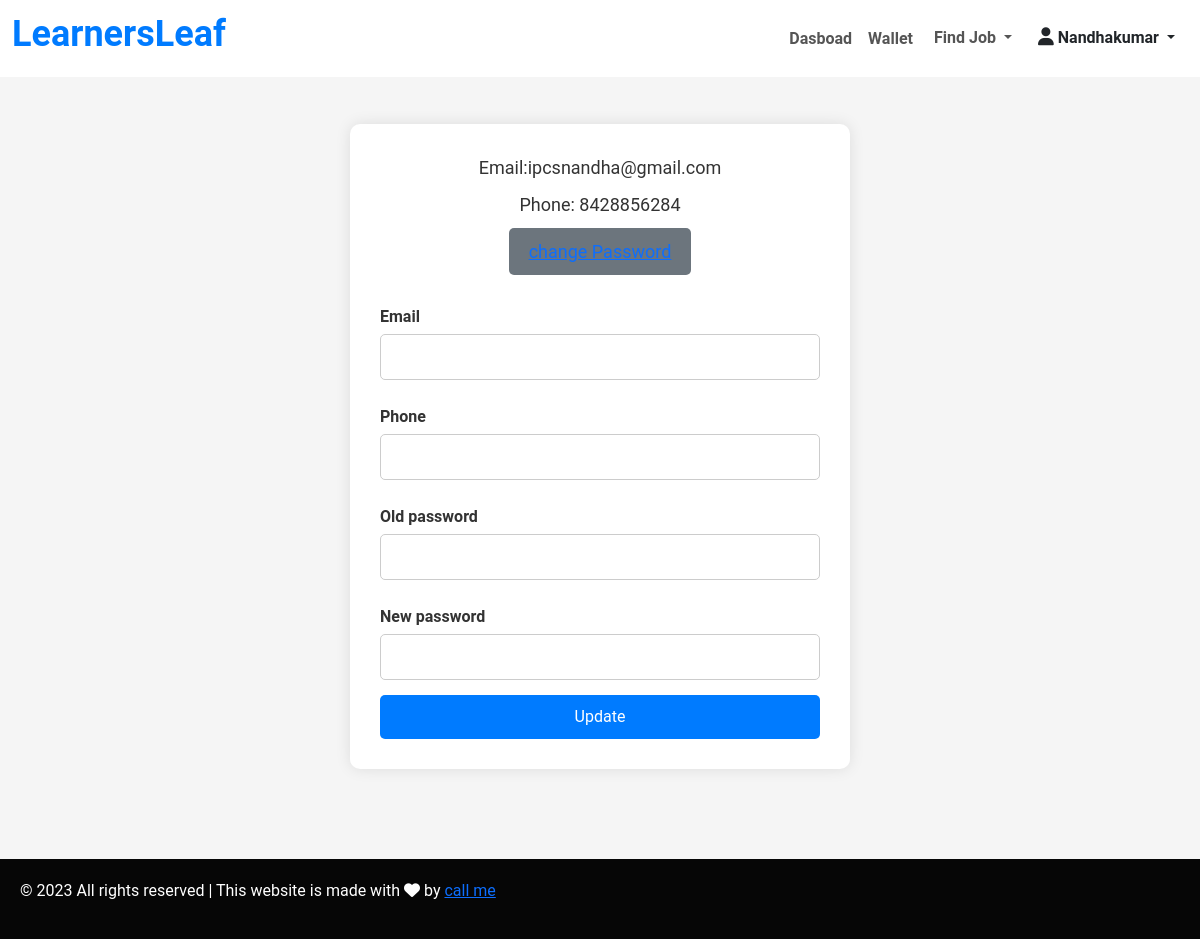
/t_contact/ipcsnandha@gmail.com, run on the app's committed database.
### kovai_app/models.py (models this page shows, shortened)
class TutorRegistration(models.Model):
    GENDER_CHOICES = [
        ('male', 'Male'),
        ('female', 'Female'),
    ]
    TEACHING_TYPES = [
        ('individual_teaching', 'Individual Teaching'),
        ('teaching_company', 'Teaching Company'),
    ]
    DEGREE_TYPES = [
        ('Secondary', 'Secondary'),
        ('Higher_Secondary', 'Higher Secondary'),
        ('Diploma', 'Diploma'),
        ('Graduation', 'Graduation'),
        ('AdvancedDiploma', 'Advanced Diploma'),
        ('PostGraduation', 'Post Graduation'),
        ('Doctorate/PhD', 'Doctorate/PhD'),
        ('Certification', 'Certification'),
        ('Other', 'Other'),
    ]
    ASSOCIATION_CHOICES = [
        ('parttime', 'Part time'),
        ('fulltime', 'Full time'),
        ('Correspondence', 'Correspondence / Distance Learning'),
    ]
    FEE_CHOICES = [
        ('per_hour', 'per hour'),
        ('per_month', 'per month'),
        ('per_year', 'per year'),
    ]
    INTEREST_CHOICES = [
        ('online_teaching', 'Online teaching'),
        ('offline_teaching', 'Offline teaching'),
        ('full_time', 'Full Time'),
        ('part_time', 'Part Time'),
        ('both', 'Both'),
    ]
    user = models.OneToOneField(User, on_delete=models.CASCADE,null=True,blank=True)
    name = models.CharField(max_length=255)
    email = models.EmailField()
    password = models.CharField(max_length=255)
    confirm_password = models.CharField(max_length=255)
    types = models.CharField(max_length=50, choices=TEACHING_TYPES, null=True, blank=True)
    strength = models.CharField(max_length=255, null=True, blank=True)
    gender = models.CharField(max_length=10, choices=GENDER_CHOICES, null=True, blank=True)
    date_of_birth = models.DateField(null=True, blank=True)
    language = models.CharField(max_length=50, choices=TEACHING_TYPES, null=True, blank=True)
    language_two=models.CharField(max_length=50, choices=TEACHING_TYPES, null=True, blank=True)
    language_three=models.CharField(max_length=50, choices=TEACHING_TYPES, null=True, blank=True)
    language_four=models.CharField(max_length=50, choices=TEACHING_TYPES, null=True, blank=True)
    language_five=models.CharField(max_length=50, choices=TEACHING_TYPES, null=True, blank=True)
    location = models.CharField(max_length=255, null=True, blank=True)
    post_code = models.CharField(max_length=20, null=True, blank=True)
    subject = models.CharField(max_length=255, null=True, blank=True)
    from_level = models.CharField(max_length=255, null=True, blank=True)
    institution_name = models.CharField(max_length=255, null=True, blank=True)
    degree_type = models.CharField(max_length=50, choices=DEGREE_TYPES, null=True, blank=True)
    degree_name = models.CharField(max_length=255, null=True, blank=True)
    specialisation= models.CharField(max_length=255, null=True, blank=True)
    institution_name_two = models.CharField(max_length=255, null=True, blank=True)
    institution_name_three = models.CharField(max_length=255, null=True, blank=True)
    institution_name_four = models.CharField(max_length=255, null=True, blank=True)
    institution_name_five = models.CharField(max_length=255, null=True, blank=True)
    degree_type_two = models.CharField(max_length=50, choices=DEGREE_TYPES, null=True, blank=True)
    degree_name_two = models.CharField(max_length=255, null=True, blank=True)
    degree_type_three = models.CharField(max_length=50, choices=DEGREE_TYPES, null=True, blank=True)
    degree_name_three = models.CharField(max_length=255, null=True, blank=True)
    degree_type_four = models.CharField(max_length=50, choices=DEGREE_TYPES, null=True, blank=True)
    degree_name_four = models.CharField(max_length=255, null=True, blank=True)
    degree_type_five = models.CharField(max_length=50, choices=DEGREE_TYPES, null=True, blank=True)
    degree_name_five = models.CharField(max_length=255, null=True, blank=True)
    specialisation_two= models.CharField(max_length=255, null=True, blank=True)
    specialisation_three= models.CharField(max_length=255, null=True, blank=True)
    specialisation_four= models.CharField(max_length=255, null=True, blank=True)
    specialisation_five= models.CharField(max_length=255, null=True, blank=True)
    company_name = models.CharField(max_length=255, null=True, blank=True)
    job_roll = models.CharField(max_length=255, null=True, blank=True)
    company_name_two = models.CharField(max_length=255, null=True, blank=True)
    job_roll_two = models.CharField(max_length=255, null=True, blank=True)
    company_name_three = models.CharField(max_length=255, null=True, blank=True)
    job_roll_three = models.CharField(max_length=255, null=True, blank=True)
    company_name_four = models.CharField(max_length=255, null=True, blank=True)
    job_roll_four = models.CharField(max_length=255, null=True, blank=True)
    company_name_five = models.CharField(max_length=255, null=True, blank=True)
    job_roll_five = models.CharField(max_length=255, null=True, blank=True)
    year_of_experience=models.CharField(max_length=255, null=True, blank=True)
    year_of_experience_two=models.CharField(max_length=255, null=True, blank=True)
    year_of_experience_three=models.CharField(max_length=255, null=True, blank=True)
    year_of_experience_four=models.CharField(max_length=255, null=True, blank=True)
    year_of_experience_five=models.CharField(max_length=255, null=True, blank=True)
    i_charge = models.CharField(max_length=20, choices=FEE_CHOICES, null=True, blank=True)
    min_fee = models.DecimalField(max_digits=10, decimal_places=2, null=True, blank=True)
    max_fee = models.DecimalField(max_digits=10, decimal_places=2, null=True, blank=True)
    classes = models.CharField(max_length=20, choices=FEE_CHOICES, null=True, blank=True)
    other_subject = models.CharField(max_length=20, choices=FEE_CHOICES, null=True, blank=True)
    language_subject = models.CharField(max_length=20, choices=FEE_CHOICES, null=True, blank=True)
    curriculum= models.CharField(max_length=20, choices=FEE_CHOICES, null=True, blank=True)
    willing_to_travel = models.CharField(
        max_length=3,
        choices=[('yes', 'Yes'), ('no', 'No')],
        default='no',
        null=True,
        blank=True
    )
    available_for_online_teaching = models.CharField(
        max_length=3,
        choices=[('yes', 'Yes'), ('no', 'No')],
        default='no',
        null=True,
        blank=True
    )
    help_with_homework = models.CharField(
        max_length=3,
        choices=[('yes', 'Yes'), ('no', 'No')],
        default='no',
        null=True,
        blank=True
    )
    full_time_teacher = models.CharField(
        max_length=3,
        choices=[('yes', 'Yes'), ('no', 'No')],
        default='no',
        null=True,
        blank=True
    )
    interested_in = models.CharField(max_length=20, choices=INTEREST_CHOICES, null=True, blank=True)
    s_profile_description = models.TextField(null=True, blank=True)
    profile_description = models.TextField(null=True, blank=True)
    id_proof = models.ImageField(upload_to=upload_to, null=True, blank=True)
    profile_photo = models.ImageField(upload_to=upload_to,null=True)
    phone = models.CharField(max_length=15 ,null=True, blank=True)
    email_otp=models.BigIntegerField(null=True,blank=True)
    filename=models.CharField(max_length=500, choices=INTEREST_CHOICES, null=True, blank=True)
    coin=models.IntegerField(null=True, blank=True)
    review=models.IntegerField(null=True, blank=True)

### kovai_app/views.py (the view, shortened to what this page needs)
# urls.py: path('t_contact/<email>',views.t_contact, name='t_contact'),
def t_contact(request, email):
    a = TutorRegistration.objects.filter(email=email).first()
    return render(request, "t_contact.html", {"account": a})

### kovai_app/templates/t_contact.html (shortened to what this page needs)
{% load static %}
<!DOCTYPE html>
<html lang="en">
<head>
    <link href="https://cdn.jsdelivr.net/npm/bootstrap@5.3.3/dist/css/bootstrap.min.css" rel="stylesheet">
    <link rel="stylesheet" href="https://cdnjs.cloudflare.com/ajax/libs/font-awesome/6.6.0/css/all.min.css" />
</head>
<body>
    <nav class="navbar navbar-expand-lg navbar-light  fixed-top">
        <div class="container-fluid">
            <a class="navbar-brand " href="#">
                <h2>LearnersLeaf</h2>
            </a>
            <div class="collapse navbar-collapse" id="navbarNav">
                <ul class="navbar-nav ms-auto">
                    <li class="nav-item">
                        <a class="nav-link " href="/teacher_dashboard/{{account.email}}">Dasboad</a>
                   </li>
                   <li class="nav-item active">
                    <a class="nav-link  " href="/t_wallet/{{account.email}}">Wallet</a>
                </li>
                    <li class="nav-item dropdown">
                        <button class="btn dropdown-toggle" style="color: #555" data-bs-toggle="dropdown">
                            Find Job
                        </button>
                    </li>
                    <li class="nav-item ">
                        <div class="dropdown" style="color: #555">
                            <div class="btn dropdown-toggle" data-bs-toggle="dropdown">
                                <i class="fa-solid fa-user" style="font-size: 18px;"></i> {{account.name|title}}
                            </div>
                        </div>
                    </li>
                </ul>
            </div>
        </div>
    </nav>
  <h2 class="section-heading"> Contact</h2>
    <div class="main">
    <div class="profile-container">
         <ul>
            <li>Email:{{account.email}}</li>
            <li>Phone: {{account.phone}} </li>
            <li><button   class="post-btn" onclick="document.getElementById('c').innerHTML='check your mail' "><a  href="/change_p/{{account.email}}">change Password</a></button></li>
         </ul>
        <form action="/t_contact/{{account.email}}" method="POST" enctype="multipart/form-data">
            <label >Email</label>
            <input type="email" name="email"><br>
            <label >Phone</label>
            <input type="text" name="phone"><br>
            <label >Old password</label>
            <input type="password" name="old_password"><br>
            <label >New password</label>
            <input type="password" name="new_password"><br>
            <input type="submit" value="Update">
        </form>
    </div>
</div>
    <div class="footer">
        <p>&copy; 2023 All rights reserved | This website is made with <i
            class="fa-solid fa-heart"></i> by <a href="https://www.linkedin.com
            /in/krishnachandra-9a8a3a1a5/"> call me</a>
            </p>
    </div>
</body>
</html>

### kovai_app/templates/t_contact.html (style rules this page uses)
body { font-family: Arial, sans-serif; background-color: #f4f4f4; margin: 0; }
input[type="text"], select { width: 100%; padding: 10px; margin: 10px 0; border: 1px solid #ccc; border-radius: 5px; }
input[type="submit"] { background-color: rgb(0, 123, 255); color: white; padding: 10px 20px; border: none; border-radius: 5px; cursor: pointer; transition: background-color 0.3s ease; }
.profile-container { background-color: #fff; border-radius: 10px; padding: 30px; box-shadow: 0px 0px 15px rgba(0, 0, 0, 0.1); max-width: 500px; margin: 50px auto; text-align: center; }
.profile-container ul { list-style: none; padding: 0; margin-bottom: 30px; }
.profile-container ul li { font-size: 18px; margin-bottom: 10px; }
.profile-container form label { font-weight: bold; margin-top: 10px; text-align: left; display: block; width: 100%; color: #333; }
.profile-container input[type="email"], .profile-container input[type="text"], .profile-container input[type="password"] { width: 100%; padding: 10px; margin-top: 5px; margin-bottom: 15px; border-radius: 5px; border: 1px solid #ccc; box-sizing: border-box; }
.profile-container input[type="submit"] { background-color: #007bff; color: white; padding: 10px; border: none; border-radius: 5px; cursor: pointer; transition: background-color 0.3s ease; width: 100%; }
.navbar { background-color: white; }
.navbar-brand h2 { font-weight: bold; color: #007BFF; font-size: 36px; }
.section-heading { margin: 40px 0 20px; font-size: 24px; text-align: center; font-weight: bold; color: #f7fafd; animation: fadeInDown 1s ease; }
.navbar-nav .nav-item .nav-link { font-weight: bold; color: #555; }
.navbar-nav .btn { font-weight: bold; }
.post-btn { font-size: 18px; padding: 10px 20px; background-color: #6c757d; color: white; border: none; border-radius: 5px; transition: background-color 0.3s ease, transform 0.3s ease; }
.section-heading { margin: 40px 0 20px; font-size: 28px; text-align: center; font-weight: bold; color: #007bff; animation: fadeInDown 1s ease; }
body { background-color: #f5f5f5; font-family: 'Roboto', sans-serif; color: #333; }
h2 { color: #0a0606; font-weight: bold; }
.main { padding-bottom: 40px; }
.footer { background-color: #060606; padding: 20px; color: #fff; margin-left: 0; }

### data on the page
TutorRegistration: name "Nandhakumar", email "ipcsnandha@gmail.com", phone "8428856284"
